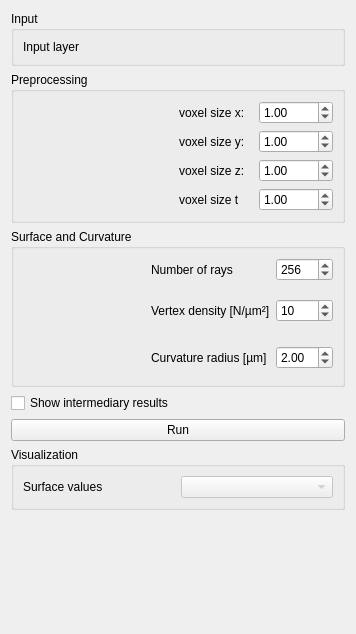
<?xml version="1.0" encoding="UTF-8"?>
<ui version="4.0">
 <class>Form</class>
 <widget class="QWidget" name="Form">
  <property name="geometry">
   <rect>
    <x>0</x>
    <y>0</y>
    <width>356</width>
    <height>634</height>
   </rect>
  </property>
  <property name="windowTitle">
   <string>Form</string>
  </property>
  <layout class="QGridLayout" name="gridLayout_4">
   <item row="0" column="0">
    <widget class="QGroupBox" name="group_input">
     <property name="title">
      <string>Input</string>
     </property>
     <layout class="QHBoxLayout" name="horizontalLayout">
      <item>
       <widget class="QLabel" name="label">
        <property name="text">
         <string>Input layer</string>
        </property>
       </widget>
      </item>
     </layout>
    </widget>
   </item>
   <item row="1" column="0">
    <widget class="QGroupBox" name="group_preprocess">
     <property name="title">
      <string>Preprocessing</string>
     </property>
     <layout class="QGridLayout" name="gridLayout">
      <item row="0" column="0" rowspan="4" colspan="2">
       <spacer name="horizontalSpacer">
        <property name="orientation">
         <enum>Qt::Horizontal</enum>
        </property>
        <property name="sizeHint" stdset="0">
         <size>
          <width>150</width>
          <height>88</height>
         </size>
        </property>
       </spacer>
      </item>
      <item row="3" column="2">
       <widget class="QLabel" name="label_5">
        <property name="text">
         <string>voxel size t</string>
        </property>
       </widget>
      </item>
      <item row="0" column="2">
       <widget class="QLabel" name="label_2">
        <property name="text">
         <string>voxel size x:</string>
        </property>
       </widget>
      </item>
      <item row="2" column="2">
       <widget class="QLabel" name="label_4">
        <property name="text">
         <string>voxel size z:</string>
        </property>
       </widget>
      </item>
      <item row="1" column="2">
       <widget class="QLabel" name="label_3">
        <property name="text">
         <string>voxel size y:</string>
        </property>
       </widget>
      </item>
      <item row="3" column="3">
       <widget class="QDoubleSpinBox" name="spinbox_vst">
        <property name="value">
         <double>1.000000000000000</double>
        </property>
       </widget>
      </item>
      <item row="2" column="3">
       <widget class="QDoubleSpinBox" name="spinbox_vsz">
        <property name="value">
         <double>1.000000000000000</double>
        </property>
       </widget>
      </item>
      <item row="1" column="3">
       <widget class="QDoubleSpinBox" name="spinbox_vsy">
        <property name="value">
         <double>1.000000000000000</double>
        </property>
       </widget>
      </item>
      <item row="0" column="3">
       <widget class="QDoubleSpinBox" name="spinbox_vsx">
        <property name="value">
         <double>1.000000000000000</double>
        </property>
       </widget>
      </item>
     </layout>
    </widget>
   </item>
   <item row="2" column="0">
    <widget class="QGroupBox" name="group_surface">
     <property name="title">
      <string>Surface and Curvature</string>
     </property>
     <layout class="QGridLayout" name="gridLayout_2">
      <item row="1" column="0" rowspan="2">
       <spacer name="horizontalSpacer_2">
        <property name="orientation">
         <enum>Qt::Horizontal</enum>
        </property>
        <property name="sizeHint" stdset="0">
         <size>
          <width>130</width>
          <height>88</height>
         </size>
        </property>
       </spacer>
      </item>
      <item row="1" column="1">
       <widget class="QLabel" name="label_6">
        <property name="text">
         <string>Vertex density [N/µm²]</string>
        </property>
       </widget>
      </item>
      <item row="2" column="1">
       <widget class="QLabel" name="label_7">
        <property name="text">
         <string>Curvature radius [µm]</string>
        </property>
       </widget>
      </item>
      <item row="1" column="2">
       <widget class="QSpinBox" name="spinBox">
        <property name="value">
         <number>10</number>
        </property>
       </widget>
      </item>
      <item row="2" column="2">
       <widget class="QDoubleSpinBox" name="spinbox_curv_radius">
        <property name="value">
         <double>2.000000000000000</double>
        </property>
       </widget>
      </item>
      <item row="0" column="1">
       <widget class="QLabel" name="label_8">
        <property name="text">
         <string>Number of rays</string>
        </property>
       </widget>
      </item>
      <item row="0" column="2">
       <widget class="QSpinBox" name="spinbox_n_rays">
        <property name="maximum">
         <number>1024</number>
        </property>
        <property name="value">
         <number>256</number>
        </property>
       </widget>
      </item>
     </layout>
    </widget>
   </item>
   <item row="3" column="0">
    <widget class="QCheckBox" name="checkbox_verbose">
     <property name="enabled">
      <bool>true</bool>
     </property>
     <property name="text">
      <string>Show intermediary results</string>
     </property>
     <property name="tristate">
      <bool>false</bool>
     </property>
    </widget>
   </item>
   <item row="4" column="0">
    <widget class="QPushButton" name="StartButton">
     <property name="text">
      <string>Run</string>
     </property>
    </widget>
   </item>
   <item row="5" column="0">
    <widget class="QGroupBox" name="groupBox">
     <property name="title">
      <string>Visualization</string>
     </property>
     <layout class="QGridLayout" name="gridLayout_3">
      <item row="0" column="0">
       <widget class="QLabel" name="label_9">
        <property name="text">
         <string>Surface values</string>
        </property>
       </widget>
      </item>
      <item row="0" column="1">
       <widget class="QComboBox" name="combobox_vis_layers">
        <property name="enabled">
         <bool>false</bool>
        </property>
       </widget>
      </item>
     </layout>
    </widget>
   </item>
   <item row="6" column="0">
    <spacer name="verticalSpacer">
     <property name="orientation">
      <enum>Qt::Vertical</enum>
     </property>
     <property name="sizeHint" stdset="0">
      <size>
       <width>20</width>
       <height>40</height>
      </size>
     </property>
    </spacer>
   </item>
  </layout>
 </widget>
 <resources/>
 <connections/>
</ui>
